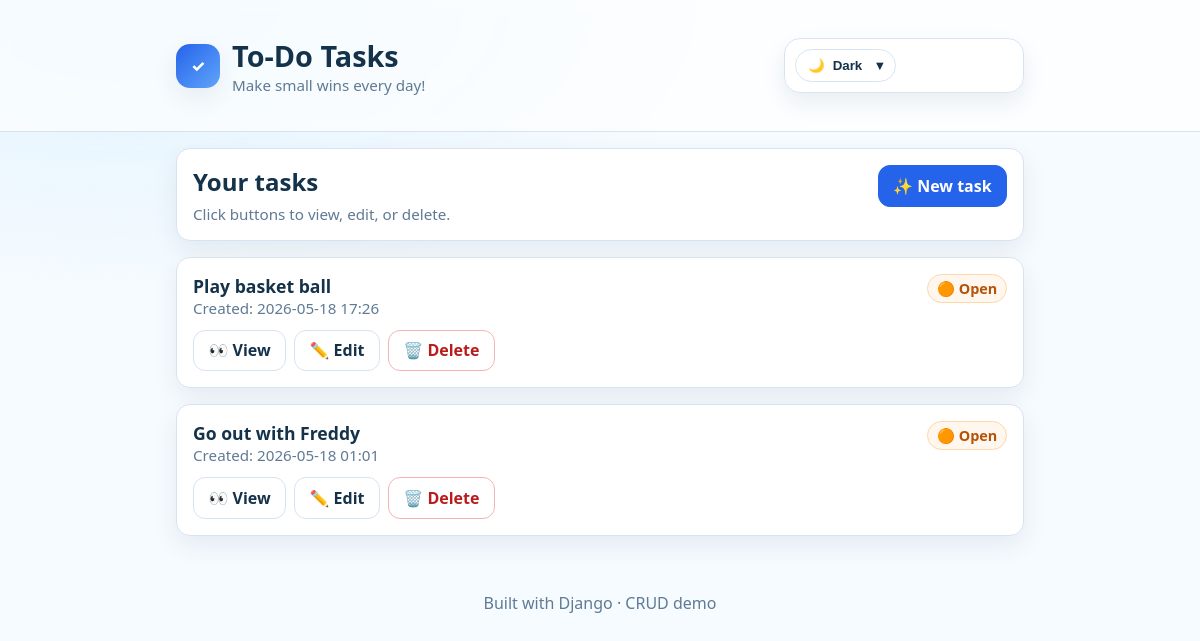
The page / on the database its author committed.
### tasks/models.py (models this page shows, shortened)
class Task(models.Model):
    title = models.CharField(max_length=200, unique=True)
    completed = models.BooleanField(default=False)
    created_at = models.DateTimeField(auto_now_add=True)
    updated_at = models.DateTimeField(auto_now=True)
    class Meta:
        ordering = ["-created_at"]

### tasks/views.py (the view)
# urls.py: path("", views.task_list, name="task_list"),
def task_list(request):
    tasks = Task.objects.all()
    return render(request, "tasks/task_list.html", {"tasks": tasks})

### tasks/templates/tasks/task_list.html (shortened to what this page needs)
{% extends 'tasks/base.html' %}
{% block content %}
  <div class="card">
    <div style="display:flex; justify-content:space-between; align-items:flex-start; gap:1rem; flex-wrap:wrap;">
      <div>
        <h2 style="margin:0 0 0.35rem 0;">Your tasks</h2>
        <div class="tiny">Click buttons to view, edit, or delete.</div>
      </div>
      <div class="actions">
        <a class="btn btn-primary" href="{% url 'tasks:task_create' %}">✨ New task</a>
      </div>
    </div>
  </div>
  <div style="height: 1rem;"></div>
  {% for task in tasks %}
    <div class="card" style="margin-bottom: 1rem;">
      <div style="display:flex; gap:1rem; align-items:flex-start; justify-content:space-between; flex-wrap:wrap;">
        <div>
          <div style="font-size:1.1rem; font-weight:800;">{{ task.title }}</div>
          <div class="tiny">Created: {{ task.created_at|date:"Y-m-d H:i" }}</div>
        </div>
        <div>
          {% if task.completed %}j
            <span class="badge badge-success">✅ Completed</span>
          {% else %}
            <span class="badge badge-warning">🟠 Open</span>
          {% endif %}
        </div>
      </div>
      <div style="height: 0.75rem;"></div>
      <div class="actions">
        <a class="btn" href="{% url 'tasks:task_detail' task.pk %}">👀 View</a>
        <a class="btn" href="{% url 'tasks:task_update' task.pk %}">✏️ Edit</a>
        <a class="btn btn-danger" href="{% url 'tasks:task_delete' task.pk %}">🗑️ Delete</a>
      </div>
    </div>
  {% endfor %}
{% endblock %}

### tasks/templates/tasks/base.html (style rules this page uses)
:root { --bg: #f6fbff; --card: #ffffff; --text: #14324a; --muted: #5f7a94; --primary: #2563eb; --primary-dark: #1d4ed8; --danger: #b91c1c; --success: #15803d; --border: #d7e3f3; --shadow: 0 10px 25px rgba(20, 50, 74, 0.08); }
body.theme-ocean { --primary: #2563eb; --primary-dark: #1d4ed8; }
* { box-sizing: border-box; }
body { margin: 0; font-family: ui-sans-serif, system-ui, -apple-system, Segoe UI, Roboto, Helvetica, Arial; background: radial-gradient(1000px 500px at 10% 0%, #e0f2fe, transparent 60%), var(--bg); color: var(--text); overflow-x: hidden; }
.card { background: var(--card); border: 1px solid var(--border); border-radius: 14px; padding: 1rem; box-shadow: var(--shadow); position: relative; overflow: hidden; }
.card::after { content: ""; position: absolute; inset: -40% -40% auto -40%; height: 120px; transform: rotate(10deg); background: linear-gradient(90deg, transparent, rgba(255,255,255,0.55), transparent); opacity: 0; transition: opacity 200ms ease; pointer-events: none; }
.actions { display: flex; gap: 0.5rem; flex-wrap: wrap; }
.btn { appearance: none; border: 1px solid var(--border); border-radius: 12px; padding: 0.55rem 0.9rem; background: white; color: var(--text); text-decoration: none; font-weight: 650; display: inline-flex; align-items: center; gap: 0.4rem; transition: transform 120ms ease, background 120ms ease, border-color 120ms ease; }
.btn-primary { background: var(--primary); border-color: var(--primary); color: white; }
.btn-danger { background: #fff; color: var(--danger); border-color: #f2b5b5; }
.badge { display: inline-flex; align-items: center; gap: 0.4rem; padding: 0.25rem 0.55rem; border-radius: 999px; font-weight: 700; font-size: 0.9rem; border: 1px solid var(--border); }
.badge-warning { color: #b45309; background: #fff7ed; border-color: #fed7aa; }
.tiny { color: var(--muted); font-size: 0.95rem; }

### rows shown on the page
Task: title "Play basket ball", created_at "2026-05-18 17:26", completed "🟠 Open"
Task: title "Go out with Freddy", created_at "2026-05-18 01:01", completed "🟠 Open"
